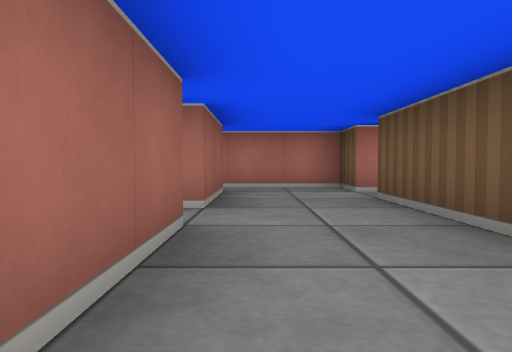
[1] (above)

14 first-person views from a walk through a cub3D ray-caster map. The camera is about half as high as the walls, tilts 2° down and sees 70° across. The floor is counted in squares. Each view is taken from the middle of a square. On the plan, view 1 faces up. The plan holds only what a view shows up to about 9 squares ahead; the rest is blank.

[2]
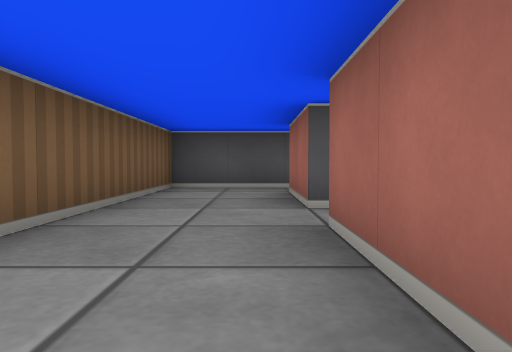

[3]
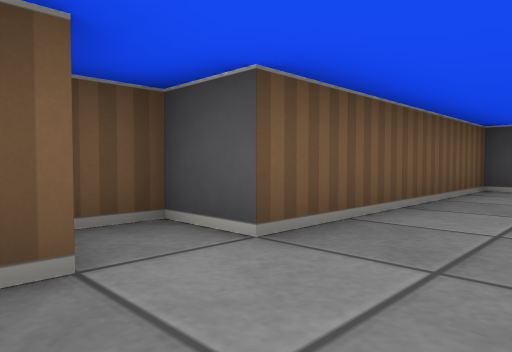

[4]
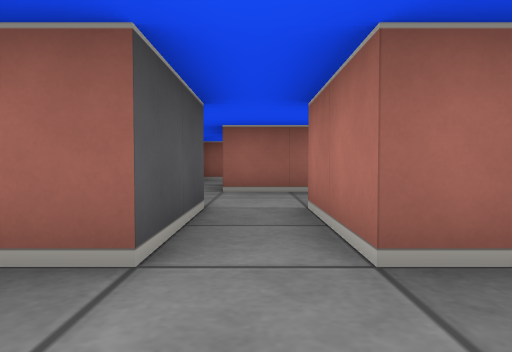

[5]
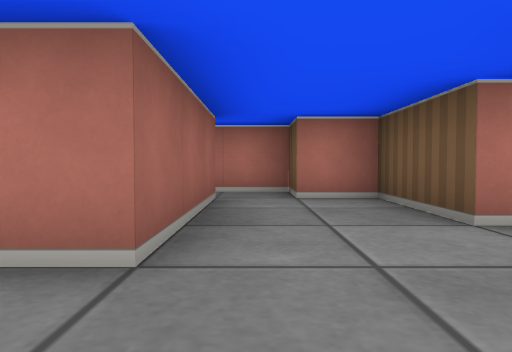

[6]
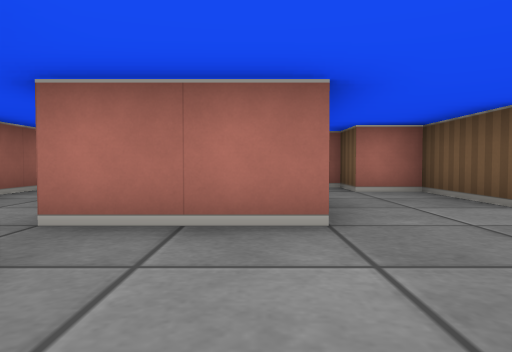

[7]
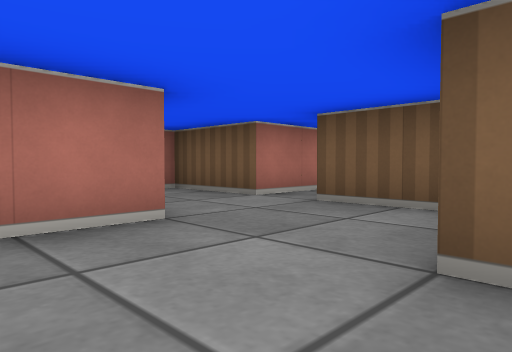

[8]
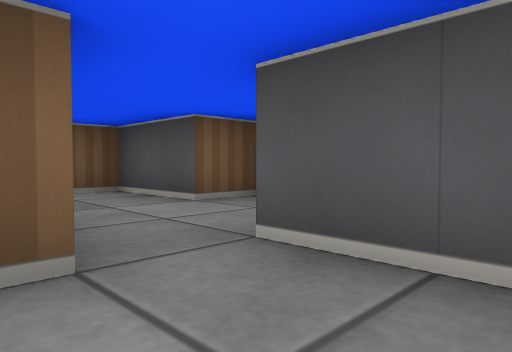

[9]
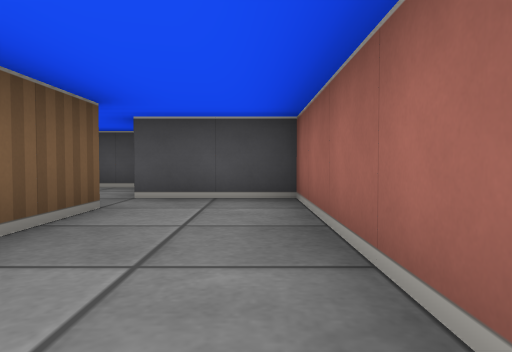

[10]
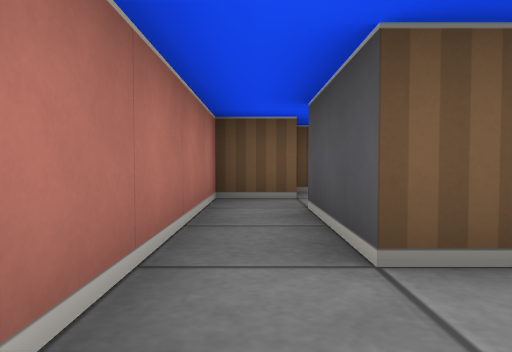

[11]
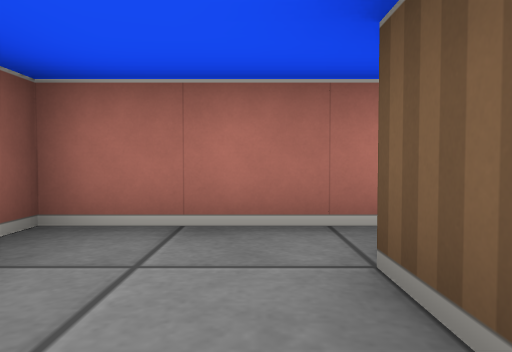

[12]
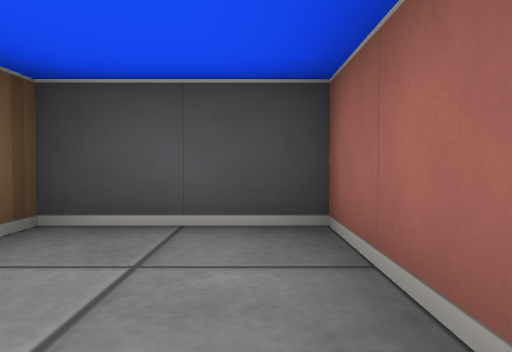

[13]
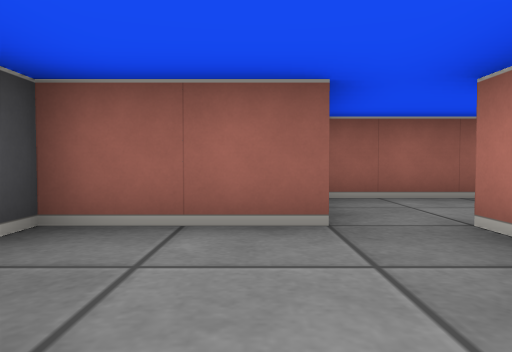

[14]
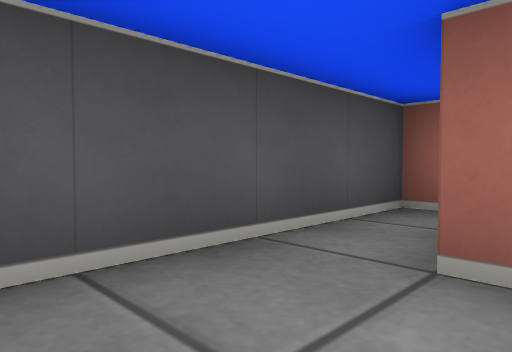

### Floor plan
Points are (right, up) in squares from view 1. A wall is a line through its corners. A room is listed if a view was taken in it or the views show most of it. See-through windows are left out.
Room 1 (views 1, 2, 3, 4, 14)
walls: (-2.5, 2.5) (-0.5, 2.5) (-0.5, 0.5); (-0.5, 5.5) (-0.5, 3.5) (-2.5, 3.5); (1.5, 5.4) (1.5, 6.5) (-0.6, 6.5); (-2.6, -0.5) (1.5, -0.5) (1.5, 4.5) (2.5, 4.5) (2.5, 5.2)
ways out: opening at (-1.5, 3) to room 2
Room 2 (views 5, 6, 7, 12, 13)
walls: (-4.5, 3.5) (-4.5, 2.5) (-6.5, 2.5); (-2.5, 3.5) (-2.5, 5.5) (-3.5, 5.5); (-6.5, 1.5) (-6.5, -0.5) (-4.5, -0.5) (-4.5, 0.5) (-2.5, 0.5) (-2.5, 2.5)
ways out: opening at (-1.5, 3) to room 1; opening at (-7, 2) to room 3; opening at (-4, 4.5) to room 4
Room 3 (views 8, 9, 10, 11)
walls: (-6.5, 2.5) (-6.5, 5.5); (-6.5, 6.5) (-8.5, 6.5) (-8.5, 1.5) (-6.5, 1.5)
ways out: opening at (-7, 2) to room 2; opening at (-5.5, 6) to room 4
Room 4 (no view inside)
walls: (-3.5, 5.5) (-3.5, 6.5) (-6.5, 6.5); (-6.5, 5.5) (-4.5, 5.5) (-4.5, 3.5)
ways out: opening at (-4, 4.5) to room 2; opening at (-5.5, 6) to room 3

Positions as (right, up) in squares from view 1, and headings:
1: (0, 0), facing up
2: (0, 6), facing down
3: (0, 6), facing down-right
4: (1, 3), facing left
5: (-4, 1), facing up
6: (-5, 0), facing up
7: (-6, 0), facing up-right
8: (-8, 3), facing down-right
9: (-8, 6), facing down
10: (-8, 6), facing right
11: (-7, 4), facing up
12: (-6, 2), facing down
13: (-4, 1), facing left
14: (1, 1), facing down-left
